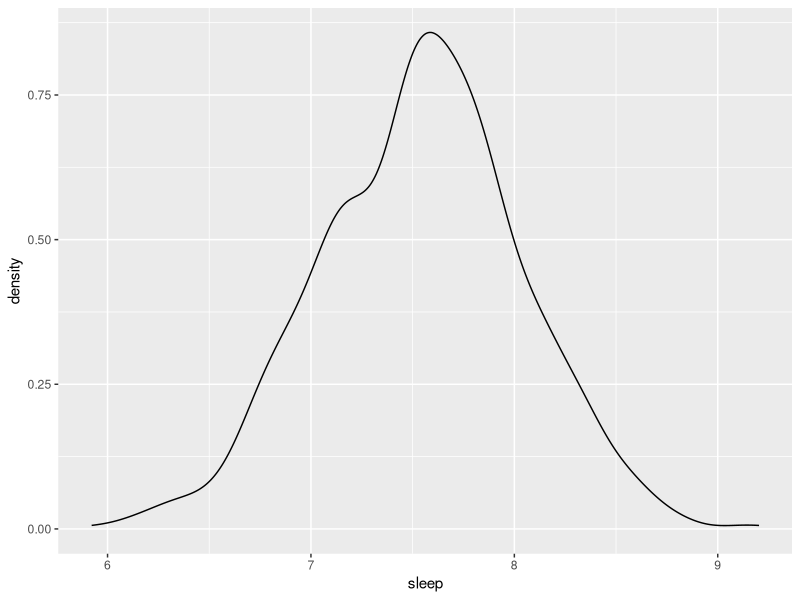

The R source for this figure: (Note: this script raises an error after producing the figure.)
## ---- chunk 1
knitr::opts_chunk$set(echo = TRUE)
knitr::opts_chunk$set(collapse = TRUE)
library(tidyverse)
## ---- chunk 2

sleep1 = data.frame(
  person = c(1:1000),
  s = 7.5,
  n = rnorm(1000,0,0.5)
) 

sleep1 = sleep1 %>%
  mutate(sleep = s+n)

## ---- chunk 3

ggplot(sleep1, aes(x=sleep)) + 
  geom_density()

## ---- chunk 4

sleep2 = data.frame(
  person = c(1:5000),
  s = 7.5,
  n = rnorm(1000,0,0.5)
)

sleep2 %>%
  mutate(sleep = s+n)

## ---- chunk 5

## WRITE YOUR CODE HERE

## ---- chunk 6

## WRITE YOUR CODE HERE



## ---- chunk 7

## WRITE YOUR CODE HERE



## ---- chunk 8

sleep_group1 = data.frame(
  person = rep(c(1:5000), each=2),
  group = rep(c("Adults", "Children"), times=2),
  s = rep(c(7, 10), times=2),
  n = rnorm(10000, 0, 1)
)

sleep_group1 = sleep_group1 %>%
  mutate(sleep=s+n)


## ---- chunk 9

## WRITE YOUR CODE HERE




## ---- chunk 10

## A case that works

x <- c(1,2)
y <- c(1:8)

data.frame(col1=x, col2=y)

## A case that doesn't work

a <- c(1,2,3)
b <- c(1:8)


data.frame(col1=a, col2=b)

## ---- chunk 11

## WRITE YOUR CODE HERE


## ---- chunk 12

## WRITE YOUR CODE HERE


## ---- chunk 13

sleep1_summ = sleep1 %>%
  summarise(mean = mean(sleep),
            lower = quantile(sleep, c(0.025)),
            upper = quantile(sleep, c(0.975))) %>%
  mutate(group="All")

ggplot(sleep1_summ, 
       aes(x=group, y=mean)) + 
  geom_bar(stat='identity') + 
  geom_point() + 
  geom_errorbar(aes(ymin=lower, ymax=upper))


## ---- chunk 14

## WRITE YOUR CODE HERE


## ---- chunk 15

## WRITE YOUR CODE HERE
